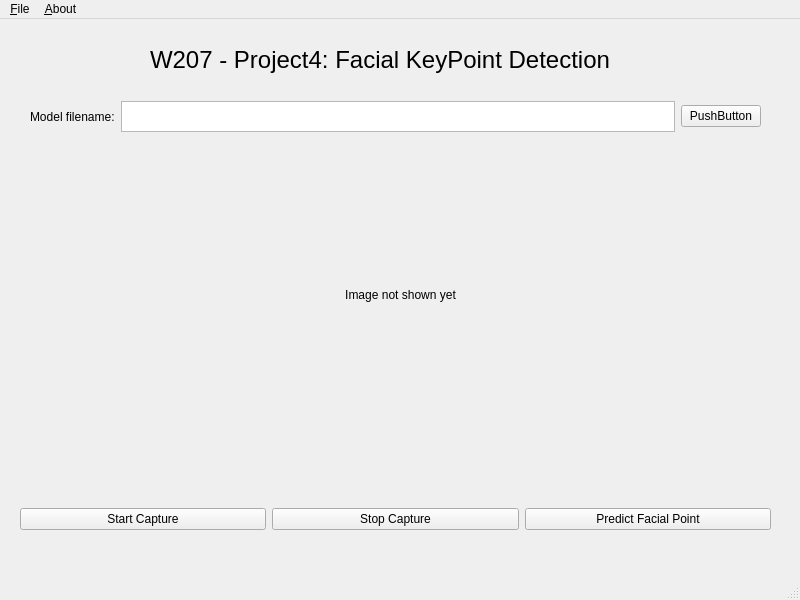
<?xml version="1.0" encoding="UTF-8"?>
<ui version="4.0">
 <class>MainWindow</class>
 <widget class="QMainWindow" name="MainWindow">
  <property name="geometry">
   <rect>
    <x>0</x>
    <y>0</y>
    <width>800</width>
    <height>600</height>
   </rect>
  </property>
  <property name="windowTitle">
   <string>MainWindow</string>
  </property>
  <widget class="QWidget" name="centralwidget">
   <widget class="QWidget" name="horizontalLayoutWidget">
    <property name="geometry">
     <rect>
      <x>30</x>
      <y>82</y>
      <width>731</width>
      <height>31</height>
     </rect>
    </property>
    <layout class="QHBoxLayout" name="horizontalLayout">
     <item>
      <widget class="QLabel" name="label">
       <property name="text">
        <string>Model filename:</string>
       </property>
      </widget>
     </item>
     <item>
      <widget class="QTextEdit" name="textEdit_filename"/>
     </item>
     <item>
      <widget class="QPushButton" name="pushButton_load">
       <property name="text">
        <string>PushButton</string>
       </property>
      </widget>
     </item>
    </layout>
   </widget>
   <widget class="QWidget" name="horizontalLayoutWidget_2">
    <property name="geometry">
     <rect>
      <x>20</x>
      <y>460</y>
      <width>751</width>
      <height>80</height>
     </rect>
    </property>
    <layout class="QHBoxLayout" name="horizontalLayout_2">
     <item>
      <widget class="QPushButton" name="pushButton_StartCapture">
       <property name="text">
        <string>Start Capture</string>
       </property>
      </widget>
     </item>
     <item>
      <widget class="QPushButton" name="pushButton_StopCapture">
       <property name="text">
        <string>Stop Capture</string>
       </property>
      </widget>
     </item>
     <item>
      <widget class="QPushButton" name="pushButton_FacialPoint">
       <property name="text">
        <string>Predict Facial Point</string>
       </property>
       <property name="checkable">
        <bool>true</bool>
       </property>
      </widget>
     </item>
    </layout>
   </widget>
   <widget class="QLabel" name="label_2">
    <property name="geometry">
     <rect>
      <x>150</x>
      <y>20</y>
      <width>481</width>
      <height>41</height>
     </rect>
    </property>
    <property name="font">
     <font>
      <pointsize>18</pointsize>
     </font>
    </property>
    <property name="text">
     <string>W207 - Project4: Facial KeyPoint Detection</string>
    </property>
   </widget>
   <widget class="QWidget" name="horizontalLayoutWidget_3">
    <property name="geometry">
     <rect>
      <x>180</x>
      <y>130</y>
      <width>441</width>
      <height>291</height>
     </rect>
    </property>
    <layout class="QHBoxLayout" name="horizontalLayout_3">
     <item>
      <widget class="QLabel" name="canvas">
       <property name="text">
        <string>Image not shown yet</string>
       </property>
       <property name="alignment">
        <set>Qt::AlignCenter</set>
       </property>
      </widget>
     </item>
    </layout>
   </widget>
  </widget>
  <widget class="QMenuBar" name="menubar">
   <property name="geometry">
    <rect>
     <x>0</x>
     <y>0</y>
     <width>800</width>
     <height>21</height>
    </rect>
   </property>
   <widget class="QMenu" name="menu_File">
    <property name="title">
     <string>&amp;File</string>
    </property>
    <addaction name="action_Exit"/>
   </widget>
   <widget class="QMenu" name="menu_About">
    <property name="title">
     <string>&amp;About</string>
    </property>
    <addaction name="action_About"/>
   </widget>
   <addaction name="menu_File"/>
   <addaction name="menu_About"/>
  </widget>
  <widget class="QStatusBar" name="statusbar"/>
  <action name="action_Exit">
   <property name="text">
    <string>&amp;Exit</string>
   </property>
  </action>
  <action name="action_About">
   <property name="text">
    <string>&amp;About</string>
   </property>
  </action>
 </widget>
 <resources/>
 <connections/>
</ui>
